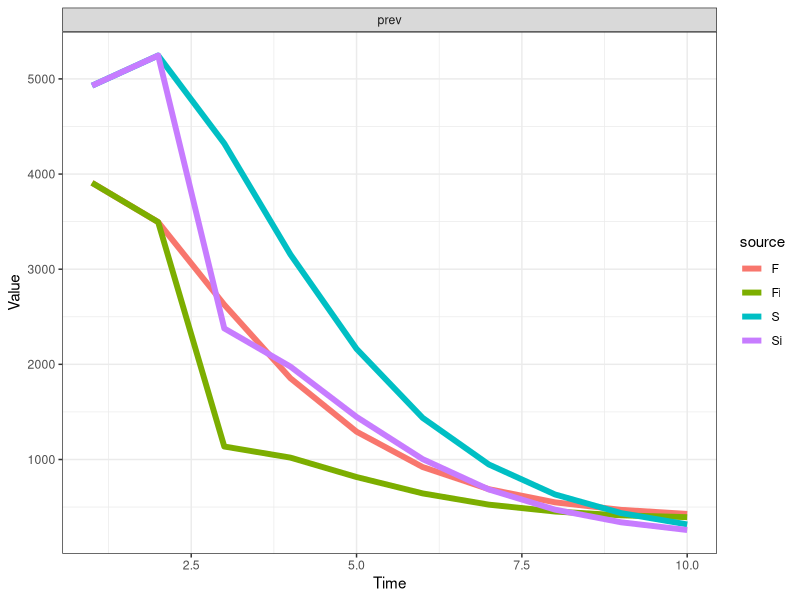

The R script that drew this image:
# CF McQuaid & RMGJ Houben
# Start 21/04/2017 ---> current version after revision with Hanif 18/05/2017
# Cohort model of TB including regression and a slow stream
########################################
#                                      #
#                        M             # M - Death (due to disease)
#                       ^ ^            #
#                      /   \           #
#      -> Q <-> S <-> C <-> Y          # Q - Failed granuloma, S - Subclinical, C - Minimal (C+S-), Y - Disseminated (C+S+, symptomatic)
#     /    \    ^                      #
#    E       \  |                      # E - Exposed
#     \        \v                      #
#      -> K <-> Z                      # K - Controlled granuloma, Z- Leaky granuloma,
#         |                            #
#         v                            #
#         R                            # R - Sterilized granuloma (self-cure)
#                                      #
########################################
##set wd depending on who is coding/playing
setwd("C:/Users/cfmcquaid/Simulations")
#setwd("/Users/ReinHouben/Filr/ifolder/Applications (funding and jobs)/2016 - ERC starting grant/Rmodel_nathis/NatHistCoh")

### URL for how to upload changes: http://r-bio.github.io/intro-git-rstudio/
### to pull in Finn's version - type in shell: git pull upstream master
### to push my version - create pull request to Finn:  
#       commit (remember to tick box), then push
#       goto Github, pull requests, create pull request, if merge can be done on auto, just complete
#       Alternatively Finn complete pull request (he does not get email notification)
# Finn to just click push. Job done

#Next steps
# 1. get the prop inc disease after 5 years to 5%
###   How: play with Eq values, OR increase progression parameters
# 2. achieve 1 + start higher and sharper decrease in early years
###   How: change initial states to more realistic point, based on what prev of disease would be at screening
###   Also increase progression rates, while decreasing proportion that goes into the fast pathway
# OTHER NEXT STEPS - 8th May 2017
##  ?can we calculate in model how often (on average) people would come in and out of states over course of say 2 years?
##  ?Can we calculate average time in compartment in each step visit? Should be simple competing risk model right?

library("reshape2"); library("deSolve"); library("ggplot2"); library("plyr");
# Parameter sets: Average (), Wax (regression), Slow (slow), Full (regression, slow)
# Ax - rate from compartment A to compartment X, Omega - background mortality


# No regression: 1/Cy + 1/Ym = 3 years, Ym = 0.5 (0.3 death 0.2 self-cure), therefore Cy = 1. NOTE: 70% die, 30% self-cure
# Regression: 1/(Yc + Ym) = 0.5 years, Ym = 0.5 (as above), therefore Yc = 1.5.
# Regression: 1/(Cy + Cs) = 0.5 years. Assume ratio 2:1 for Cy:Cs, therefore Cs = 2/3
paramS <- c(Eq=0.10, Qs=1.50, Qz=0.00, Kz=0.01, Kr=0.10, Sc=1.00, Sq=0.00, Sz=0.00, Zk=0.00, Zs=0.00, Zq=0.01, Cy=1.00, Cs=0.00, Cm=0.10, Ym=0.50, Yc=0.00)
paramF <- c(Eq=0.10, Qs=2.50, Qz=0.00, Kz=0.02, Kr=0.10, Sc=2.00, Sq=1.00, Sz=0.01, Zk=0.01, Zs=0.00, Zq=0.02, Cy=2.00, Cs=1.00, Cm=0.10, Ym=0.60, Yc=0.10)
# Initial states of compartments
state <- c(E=100000, Q=0, K=0, S=0, Z=0, C=0, Y=0, R=0, M=0)
# Timespan for simulation
times <- seq(0, 10, by = 1)
# Timespan for burn
timeb <- 1
# Timespan for intervention
timei <- 2
# Timespan for tornado
timet <- 5
# ODE function
regr <- function(t, state, parameters){
  with(as.list(c(state, parameters)), {
   # rates of change
   dE <- - 10*E
   dQ <- + 10*Eq*E + Sq*S + Zq*Z - (Qs + Qz)*Q
   dK <- + 10*(1 - Eq)*E + Zk*Z - (Kz + Kr)*K
   dS <- + Qs*Q + Cs*C + Zs*Z - (Sc + Sq + Sz)*S
   dZ <- + Kz*K + Sz*S + Qz*Q - (Zk + Zs + Zq)*Z
   dC <- + Sc*S + Yc*Y - (Cs + Cy + Cm)*C
   dY <- + Cy*C -(Yc + Ym)*Y
   dR <- + Kr*K
   dM <- + Ym*Y + Cm*C
   # return the rate of change
   list(c(dE, dQ, dK, dS, dZ, dC, dY, dR, dM))
  })
}
# Burn off the first tb years to establish the proportion of individuals in each compartment, removing diseased
burn <- function(tb, state, fxn, parameters){
  if (tb>0){
  out <- ode(y = state, times = seq(0, tb, by = 1), func = fxn, parms = parameters)
  stateb <- c(out[tb+1, 2], out[tb+1, 3], out[tb+1, 4], out[tb+1, 5], out[tb+1, 6], out[tb+1, 7], Y=0, out[tb+1, 9], M=0)}
  else{stateb <- state}
  return(stateb)
}
# An intervention after ti years moves individuals from Y to R
interv <- function(ti, state, fxn, parameters){
  if (ti>0){
    outi <- ode(y = state, times = seq(0, ti, by = 1), func = fxn, parms = parameters)
    outi <- outi[-1,]
    statei <- c(outi[ti, 2], outi[ti, 3], outi[ti, 4], outi[ti, 5], outi[ti, 6], outi[ti, 7], Y=0, outi[ti, 9]+outi[ti, 8], outi[ti, 10])}
  else{statei <- state
  outi <- numeric()}
  intout <- list("out" = outi,"state" = statei)
  return(intout)
}
# Calculation function
calc <- function(ts, tb, ti, state, fxn, parameters, source){
  stateb <- burn(tb = tb, state = state, fxn = regr, parameters = parameters)
  intout <- interv(ti=ti, state = stateb, fxn = regr, parameters = parameters)
  outi <- as.data.frame(intout$out)
  out <- ode(y = intout$state, times = ts, func = fxn, parms = parameters)
  out <- as.data.frame(out)
  # Removing the first timestep, time zero, and all timesteps after "times"
  out <- out[-1,]
  out$time <- out$time+ti
  out <- rbind(outi,out)
  out <- out[1:10,]
  # Calculating the "interval from conversion" (see Styblo 1991 & TSRU progress report 1967)
  out$int <- parameters["Cy"]*out$C/sum(parameters["Cy"]*out$C)
  out$prev <- out$Y+out$C
  # Formatting the data for plotting - putting into a melted data.fame, with additional columns for the source matrix
  out <- melt(out, id.vars = c("time"))
  out$source <- source
  return(out)
}
# No intervention
outS <- calc(ts = times, tb = timeb, ti=0, state = state, fxn = regr, parameters = paramS, source = "S")
outF <- calc(ts = times, tb = timeb, ti=0, state = state, fxn = regr, parameters = paramF, source = "F")
# Intervention
outSi <- calc(ts = times, tb = timeb, ti=timei, state = state, fxn = regr, parameters = paramS, source = "Si")
outFi <- calc(ts = times, tb = timeb, ti=timei, state = state, fxn = regr, parameters = paramF, source = "Fi")
# Including the data for barplot
time <- c(1, 2, 3, 4, 5, 6, 7, 8, 9, 10); variable <- c("D", "D", "D", "D", "D", "D", "D", "D", "D", "D"); value <- c(0.58, 0.24, 0.08, 0.05, 0.01, 0.01, 0.02, 0.01, 0, 0); source <- c("D", "D", "D", "D", "D", "D", "D", "D", "D", "D")
outD <- data.frame(time, variable, value, source)
out <- rbind(outS, outF,outSi, outFi, outD)
# Plot output
theme_set(theme_bw())
##all scenarios
ggplot(out[out$variable %in% c("prev"), ], aes(time, value, colour=source)) + geom_line(size=2) + labs(x = "Time", y = "Value") + facet_wrap(~ variable , scales = "free", nrow = 2)
# ggplot(out[out$variable %in% c("M"), ], aes(x = time, y = value, colour = source)) + geom_bar(data=out[out$variable %in% c("D"), ], stat="identity") + geom_line(size=2) + labs(x = "Time", y = "Incidence") 
# Fitting parameters and state: proportion of individuals diseased after "Otime" years, using parameter set "Osource"
Osource <- "F"; Otime <- 5
Iv <- out[which(out$source == Osource & out$variable == "int" & out$time == Otime), ]


# # # Tornado plot
# range <- 0.01 ##sets range for the change in the parameters
# torn <- function(ts, tb, ti, tt, state, fxn, parameters, source){
#   # Store data
#   data <- rbind(parameters, parameters)
#   rownames(data) <- c('+1%', '-1%')
#   # Compare to default data set
#   out <- calc(ts = ts, tb = tb, ti=ti, state = state, fxn = regr, parameters = parameters, source = source)
#   def <- out[which(out$time ==tt & out$variable == "int"),"value"]
#   for (i in 1:16){
#     # Increasing and decreasing each parameter in turn
#     parametersM = parameters; parametersL = parameters
#     parametersM[i] = parametersM[i] + range*parametersM[i]; parametersL[i] = parametersL[i] - range*parametersL[i]
#     outM <- calc(ts = ts, tb = tb, ti=ti, state = state, fxn = regr, parameters = parametersM, source = source); outL <- calc(ts = ts, tb = tb, ti=ti, state = state, fxn = regr, parameters = parametersL, source = source)
#     outM <- (outM[which(outM$time ==tt & outM$variable == "int"),"value"] - def) / def; outL <- (outL[which(outL$time ==tt & outL$variable == "int"),"value"] - def) / def
#     data[1, i] <- outM; data[2, i] <- outL
#   }
#   return(data)
# }
# data <- torn(ts = times, tb = timeb, ti=timei, tt = timet, state = state, fxn = regr, parameters = paramF, source ="F")
# # For plotting '%' on x-axis
# x <- seq(-0.01,0.01, length=10)
# ORD = order(abs(data[2,] - data[1,]))
# ##order black = increase in parameter, white is decrease in parameter value
# barplot(data[1,ORD], horiz = T, las=1, xlim = c(-0.01,0.01), xaxt='n', ylab = '', beside=T, col=c('black'))
# barplot(data[2,ORD], horiz = T, las=1, xlim = c(-0.01,0.01), xaxt='n', ylab = '', beside=T, col=c('white'), add = TRUE)
# axis(1, at=pretty(x), lab=paste0(pretty(x) * 100," %"), las=TRUE)
